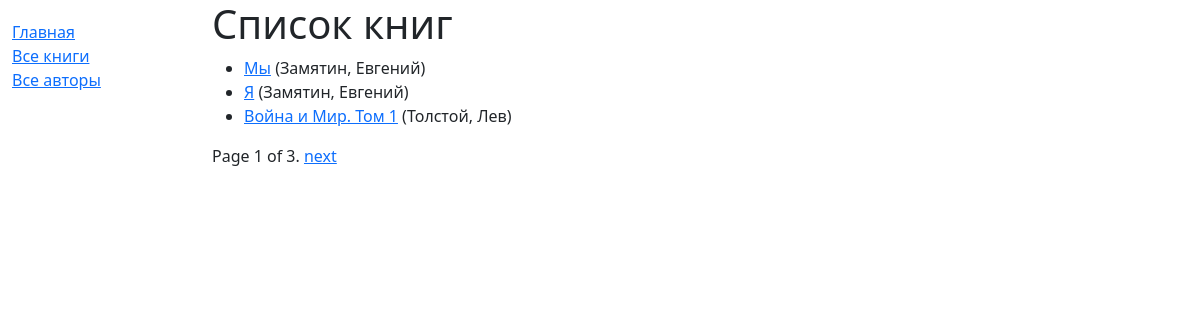
/catalog/books/, run on the app's committed database.
### catalog/models.py (models this page shows, shortened)
class Book(models.Model):
    title = models.CharField(max_length=200)
    author = models.ForeignKey("Author", on_delete=models.RESTRICT, null=True)
    summary = models.TextField(
        max_length=1000,
        help_text="Введите описание книги"
    )
    isbn = models.CharField(
        'ISBN',
        max_length=13,
        help_text="13 символьный номер <a href='https://www.isbn-international.org/content/what-isbn'>ISBN</a>"
    )
    genre = models.ManyToManyField(Genre, help_text="Выберите жанр книги")
    language = models.ForeignKey(Language, help_text="Выберите язык книги", on_delete=models.SET_NULL, null=True)
    def get_absolute_url(self):
        return reverse("book-detail", args=[str(self.id)])
    def display_genre(self):
        return ', '.join(genre.name for genre in self.genre.all()[:3])
    display_genre.short_description = 'Genre'

class Author(models.Model):
    first_name = models.CharField(max_length=100)
    last_name = models.CharField(max_length=100)
    date_of_birth = models.DateField(null=True, blank=True)
    date_of_death = models.DateField(null=True, blank=True)
    class Meta:
        ordering = ['last_name', 'first_name']
    def __str__(self):
        return f'{self.last_name}, {self.first_name}'

### catalog/views.py (the view)
# urls.py: path('books/', views.BookListView.as_view(), name='books'),
class BookListView(generic.ListView):
    model = Book
    context_object_name = 'book_list'
    template_name = 'catalog/book_list.html'
    paginate_by = 3

### catalog/templates/catalog/book_list.html (shortened to what this page needs)
{% extends "./base/base_generic.html" %}
{% block content %}
  <h1>Список книг</h1>
  {% if book_list %}
    <ul>
      {% for book in book_list %}
      <li>
        <a href="{{ book.get_absolute_url }}">{{ book.title }}</a>
        ({{book.author}})
      </li>
      {% endfor %}
    </ul>
  {% else %}
    <p>На данный момент книг нету.</p>
  {% endif %}
{% endblock %}

### data on the page
Book: title "Мы", author "Замятин, Евгений"
Book: title "Я", author "Замятин, Евгений"
Book: title "Война и Мир. Том 1", author "Толстой, Лев"

### other printed values
{{ page_obj.number }} "1"
{{ page_obj.paginator.num_pages }} "3"
